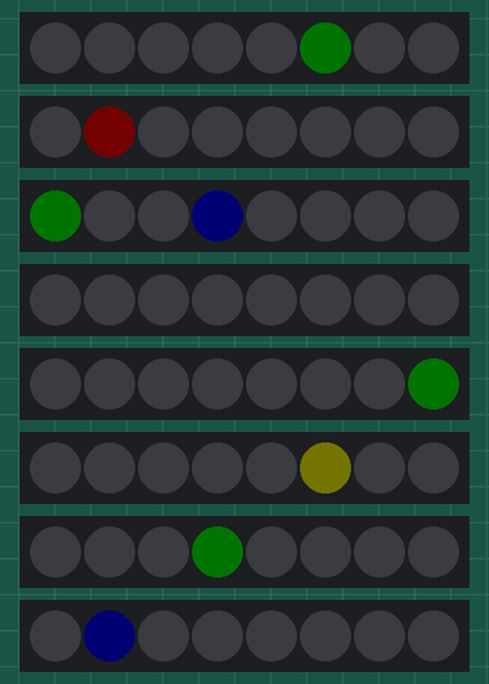
This sketch was run on a simulated Arduino Uno, built with avr-gcc and run on an emulated ATmega328P. Parts: 8 × 8 RGB LEDs in strip order, left to right. Dim RGB values are drawn brighter than linear; random numbers use the default seed unless the sketch sets one.

Above: at 0.16 s.
At 3.3 s:
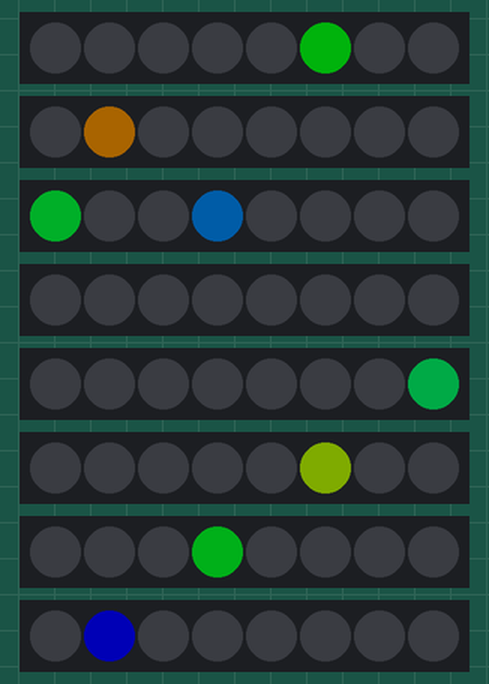
At 11.8 s:
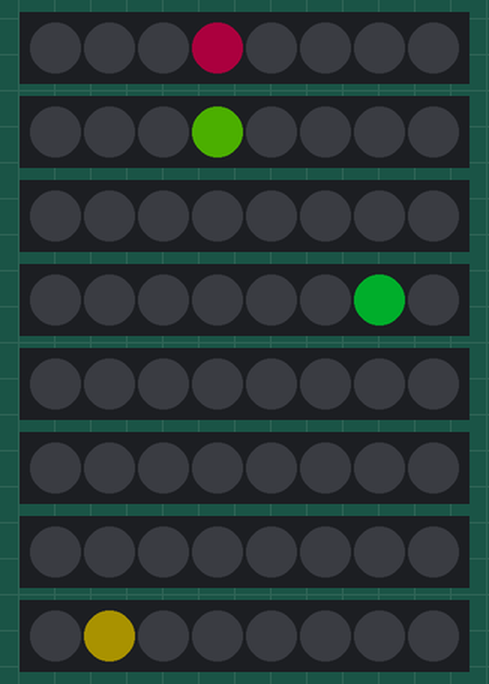
At 20.4 s:
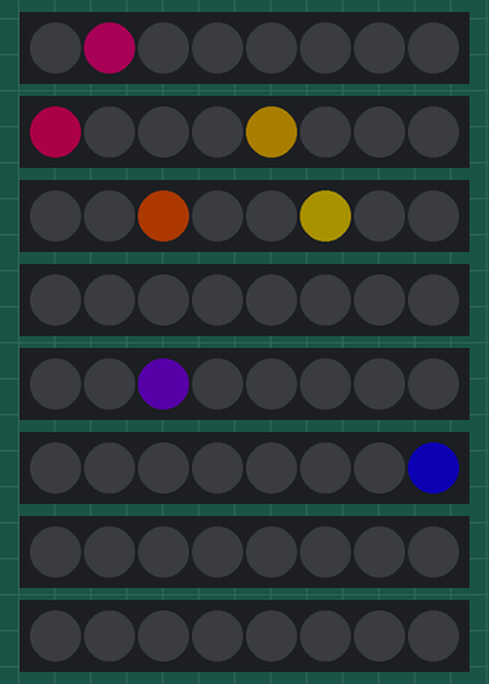
At 28.9 s:
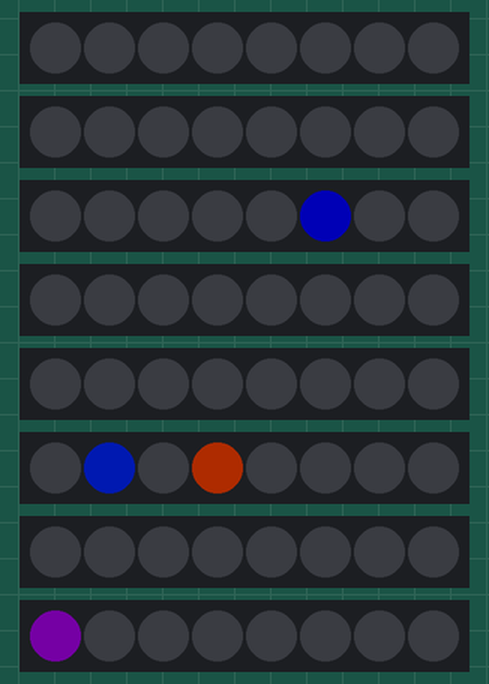
At 37.5 s:
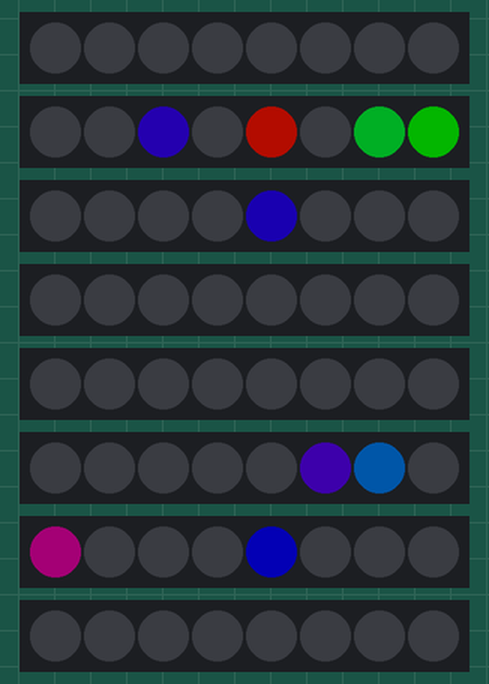
Timing chart, 0 to 40.0 s (numbered marks = the images above):
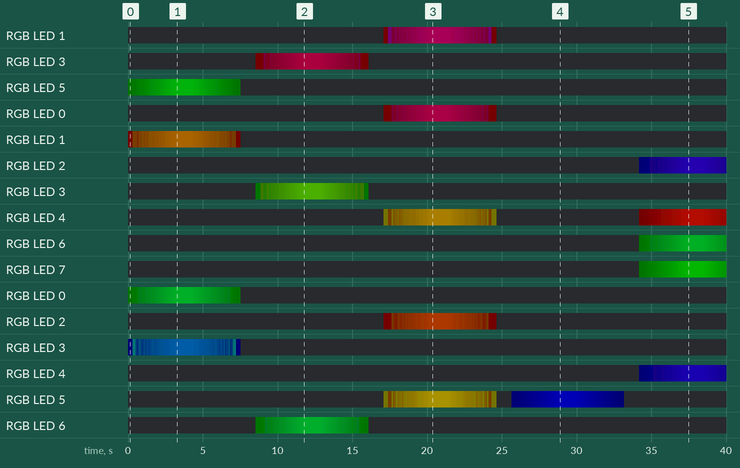

The sketch:

static_display.ino
```cpp
#include <FastLED.h>

#define STRIP_ONE_PIN 2
#define STRIP_TWO_PIN 3
#define STRIP_THREE_PIN 4
#define STRIP_FOUR_PIN 5
#define STRIP_FIVE_PIN 6
#define STRIP_SIX_PIN 7
#define STRIP_SEVEN_PIN 8
#define STRIP_EIGHT_PIN 9

#define NUM_PIXELS_PER_STRIP 8
#define NUM_STRIPS 8

struct led_meta {
  int x;
  int y;
  int h;
};

CRGB leds[NUM_STRIPS][NUM_PIXELS_PER_STRIP];
int persistent_h = 0;

//led_meta old_leds[10];
//led_meta new_leds[10];
led_meta selected_leds[10];

void setup() {
  FastLED.addLeds<NEOPIXEL, STRIP_ONE_PIN>(leds[0], NUM_PIXELS_PER_STRIP);
  FastLED.addLeds<NEOPIXEL, STRIP_TWO_PIN>(leds[1], NUM_PIXELS_PER_STRIP);
  FastLED.addLeds<NEOPIXEL, STRIP_THREE_PIN>(leds[2], NUM_PIXELS_PER_STRIP);
  FastLED.addLeds<NEOPIXEL, STRIP_FOUR_PIN>(leds[3], NUM_PIXELS_PER_STRIP);
  FastLED.addLeds<NEOPIXEL, STRIP_FIVE_PIN>(leds[4], NUM_PIXELS_PER_STRIP);
  FastLED.addLeds<NEOPIXEL, STRIP_SIX_PIN>(leds[5], NUM_PIXELS_PER_STRIP);
  FastLED.addLeds<NEOPIXEL, STRIP_SEVEN_PIN>(leds[6], NUM_PIXELS_PER_STRIP);
  FastLED.addLeds<NEOPIXEL, STRIP_EIGHT_PIN>(leds[7], NUM_PIXELS_PER_STRIP);
}

void loop() {
  //moving_blue_line();
  //delay(5000);
  //moving_red_dots_in_series();
  //delay(5000);
  //randoDot();
  bunchaRandoDots();
}

void moving_blue_line() {
  for(int dot = 0; dot < NUM_PIXELS_PER_STRIP; dot++) {
    leds[0][dot] = CRGB::Blue;
    leds[1][dot] = CRGB::Blue;
    leds[2][dot] = CRGB::Blue;
    leds[3][dot] = CRGB::Blue;
    leds[4][dot] = CRGB::Blue;
    leds[5][dot] = CRGB::Blue;
    leds[6][dot] = CRGB::Blue;
    leds[7][dot] = CRGB::Blue;
    FastLED.show();
    // clear this led for the next time around the loop
    leds[0][dot] = CRGB::Black;
    leds[1][dot] = CRGB::Black;
    leds[2][dot] = CRGB::Black;
    leds[3][dot] = CRGB::Black;
    leds[4][dot] = CRGB::Black;
    leds[5][dot] = CRGB::Black;
    leds[6][dot] = CRGB::Black;
    leds[7][dot] = CRGB::Black;
    delay(500);
  }
}

void moving_red_dots_in_series() {
  // This outer loop will go over each strip, one at a time
  for(int x = 0; x < NUM_STRIPS; x++) {
    // This inner loop will go over each led in the current strip, one at a time
    for(int i = 0; i < NUM_PIXELS_PER_STRIP; i++) {
      leds[x][i] = CHSV(persistent_h % 255, 255, 128);
      FastLED.show();
      leds[x][i] = CRGB::Black;
      persistent_h++;
      delay(500);
    }
  }
}

void bunchaRandoDots() {
  int rand_h;
  int rand_strip;
  int rand_led;
  int num_times = random(1,11);
  int num_fade_levels = 32;
  int fadeSettings[num_fade_levels] = {4,8,12,16,20,24,28,32,36,40,44,48,52,56,60,64,68,72,76,80,84,88,92,96,100,104,108,112,116,120,124,128};

  //pair selected_leds[num_times];

  //Choose LEDs + colors
  for(int i = 0; i < num_times; i++) {
    rand_strip = random(0,NUM_STRIPS);
    rand_led = random(0,NUM_PIXELS_PER_STRIP);
    rand_h = random(0, 255);
    selected_leds[i] = {rand_strip, rand_led, rand_h};
  }

  for(int i = 0; i < num_fade_levels; i++) {
    for(int j = 0; j < num_times; j++) {
      leds[selected_leds[j].x][selected_leds[j].y] = CHSV(selected_leds[j].h, 255, fadeSettings[i]);
    }
    FastLED.show();
    delay(100);
  }

  delay(900);

  for(int i = (num_fade_levels - 1); i >= 0; i--) {
    for(int j = 0; j < num_times; j++) {
      leds[selected_leds[j].x][selected_leds[j].y] = CHSV(selected_leds[j].h, 255, fadeSettings[i]);
    }
    FastLED.show();
    delay(100);
  }

  for(int j = 0; j < num_times; j++) {
    leds[selected_leds[j].x][selected_leds[j].y] = CRGB::Black;
  }
  FastLED.show();
  delay(1000);
}

void randoDot() {
  int rand_h = random(0, 255);
  //int rand_s = random(0, 255);
  //int rand_v = random(0, 255);
  int rand_strip = random(0,NUM_STRIPS);
  int rand_led = random(0,NUM_PIXELS_PER_STRIP);

  leds[rand_strip][rand_led] = CHSV(rand_h, 255, 128);
  FastLED.show();
  leds[rand_strip][rand_led] = CRGB::Black;
  persistent_h++;
  delay(1000);
}
```

Measured:
- by itself, RGB LED 3: off → RGB(1, 0, 0) at 8.6 s, → RGB(2, 0, 0) 0.31 s later, → RGB(2, 0, 1) 0.21 s later, → RGB(3, 0, 1) 0.10 s later, … (58 changes in this stretch)
- by itself, RGB LED 3: off → RGB(0, 1, 0) at 8.6 s, → RGB(1, 2, 0) 0.31 s later, → RGB(1, 3, 0) 0.21 s later, → RGB(1, 4, 0) 0.10 s later, … (58 changes in this stretch)
